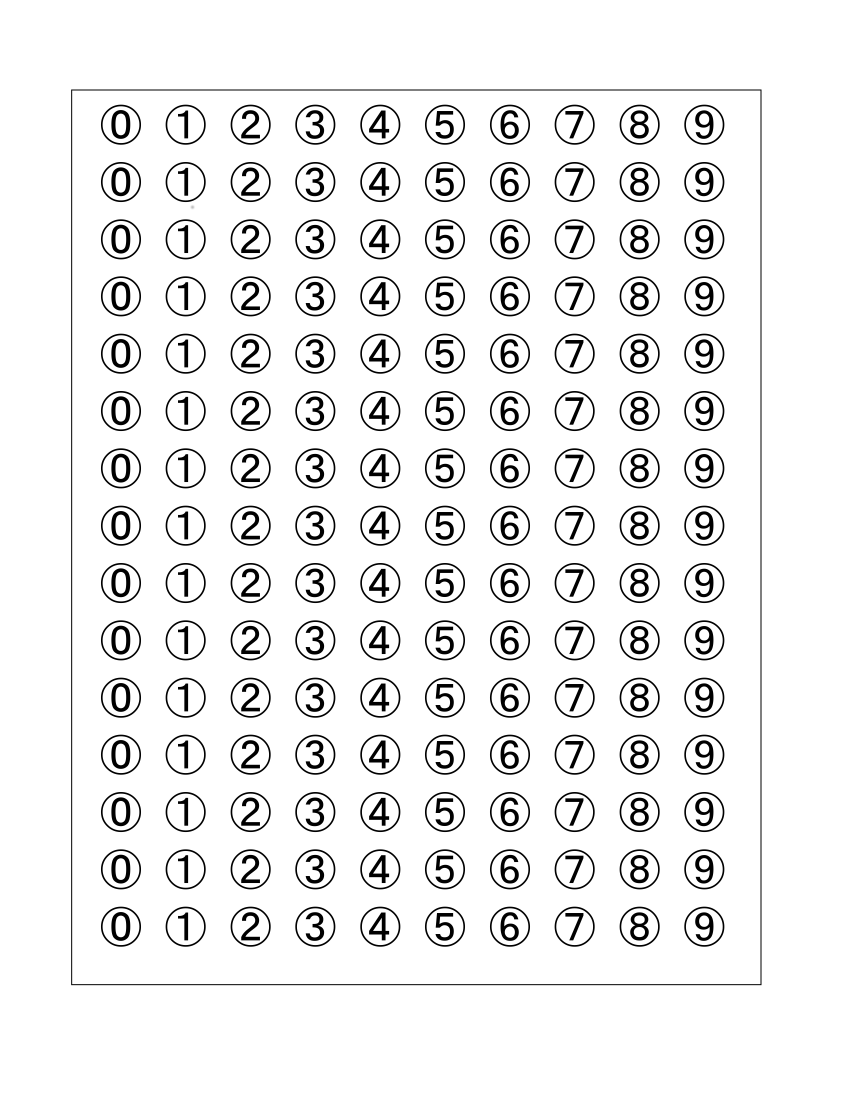
#> input picture data/form_1.jpg, 2550 x 3300 px (shown at 1/3 size)
$ python -i util.py   (imports and definitions only)
#> lines starting #> are read from the running program, lines starting #| are printed output that depends on the picture; after the words box and inside, x2 and y2 are one past the last pixel; in counts of white or black regions, pixels touching at a corner belong together
import imutils
from imutils.perspective import four_point_transform
from imutils import contours
import numpy as np
import cv2
import os
import pandas as pd


# [25 lines left out: functions show_image, remove_edges, read_answers, not called in this run]


def preprocess(path_to_image):
    '''
    Open image and create grayscale and lined (canny edge detected) version.

    Args:
        path_to_image: String path to image to open

    Returns:
        Normal, grayscale and lined (canny edge detected) version
    '''
#> called with path_to_image = '../data/form_1.jpg'

    image = cv2.imread(path_to_image)
#> image is the input picture: shape (3300, 2550, 3); min 0, max 255, mean 237.1
    gray = cv2.cvtColor(image, cv2.COLOR_BGR2GRAY)
    blurred = cv2.GaussianBlur(gray, (5, 5), 0)
    edged = cv2.Canny(blurred, 75, 200)
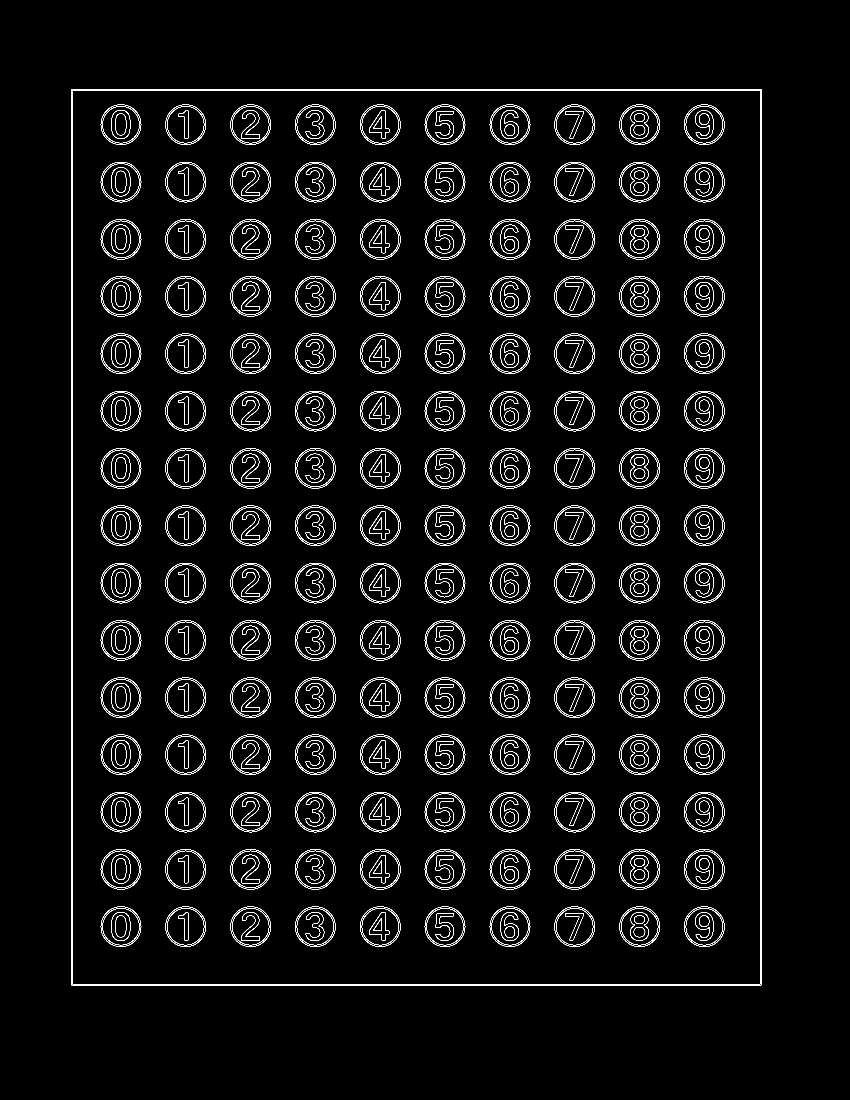
#> edged: shape (3300, 2550) (shown at 1/3 size); 2.5% white in thin lines or dots, all inside (x1, y1, x2, y2) = (213, 268, 2285, 2956)

    return (image, gray, edged)


# [106 lines left out: functions find_page, find_bubbles, get_answers, not called in this run]

>>> result = preprocess('../data/form_1.jpg')

$ run again, on data/form_3.jpg
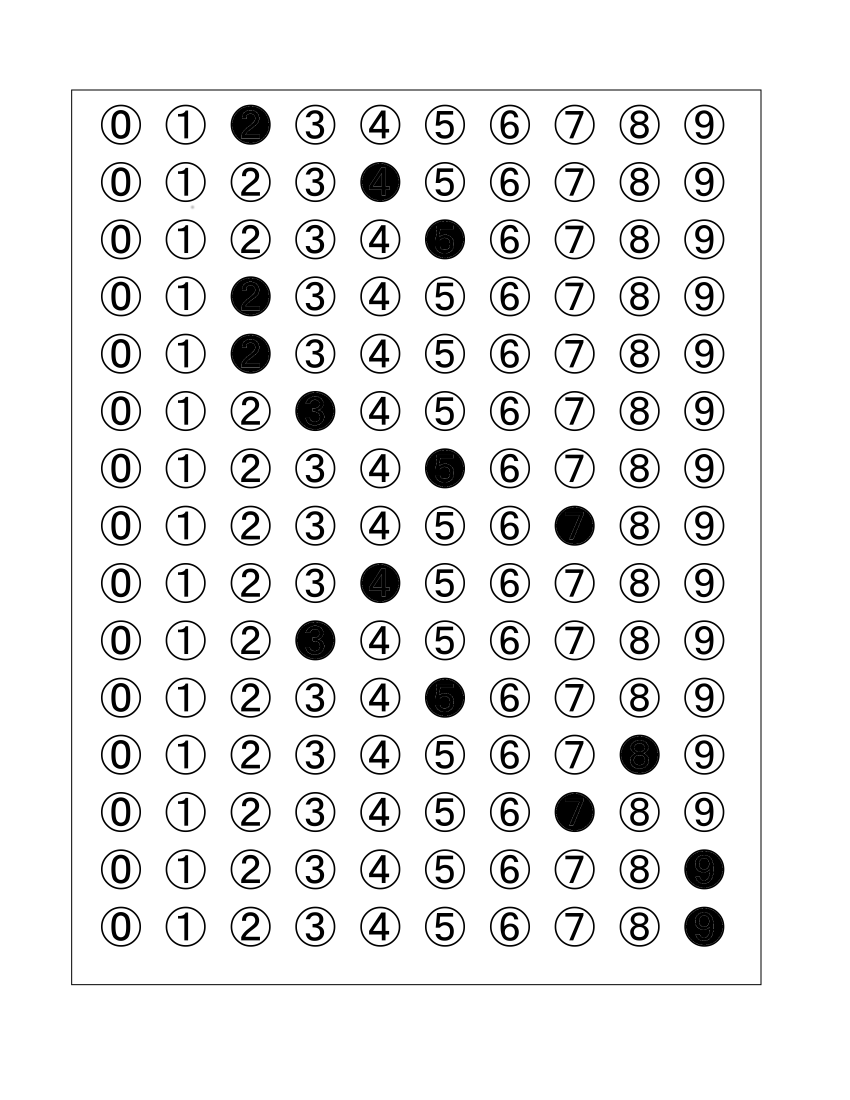
#> input picture data/form_3.jpg, 2550 x 3300 px (shown at 1/3 size)
#> in preprocess, image is the input picture: shape (3300, 2550, 3); min 0, max 255, mean 233.8
#> in preprocess, `edged = cv2.Canny(blurred, 75, 200)`:
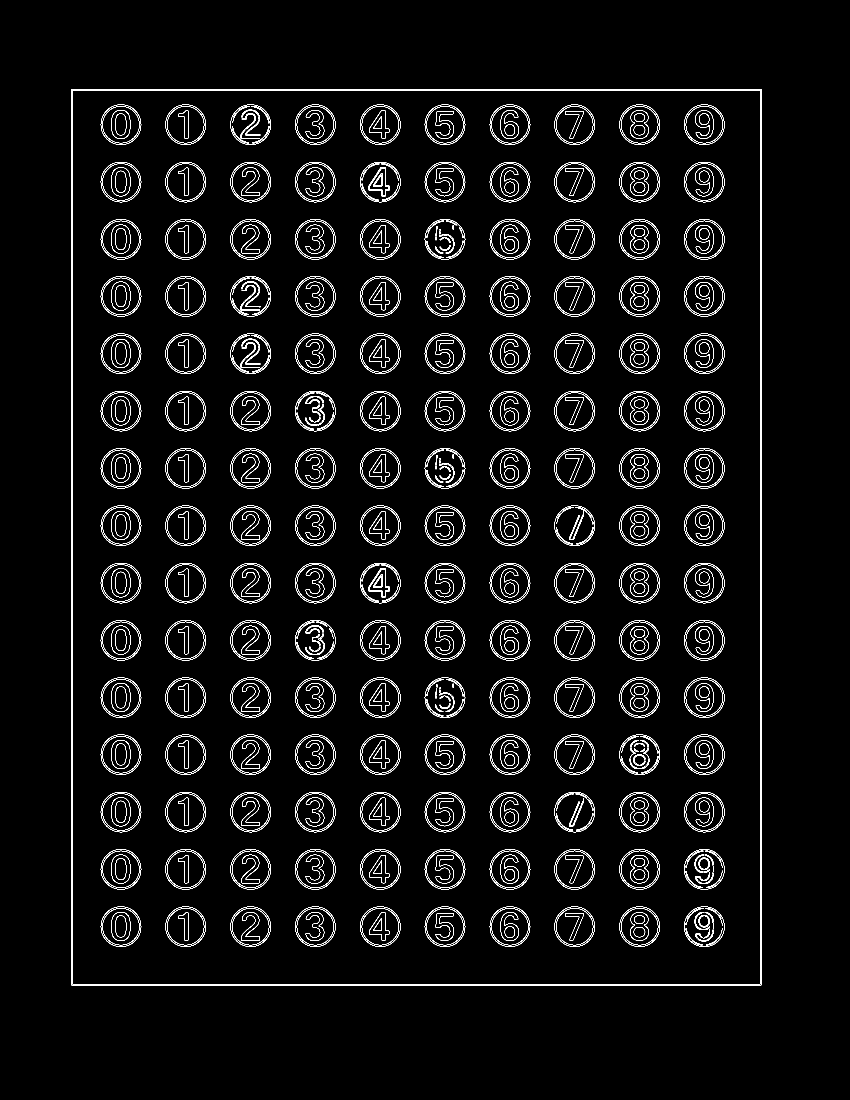
#> edged: shape (3300, 2550) (shown at 1/3 size); 2.6% white in thin lines or dots, all inside (x1, y1, x2, y2) = (213, 268, 2285, 2956)
